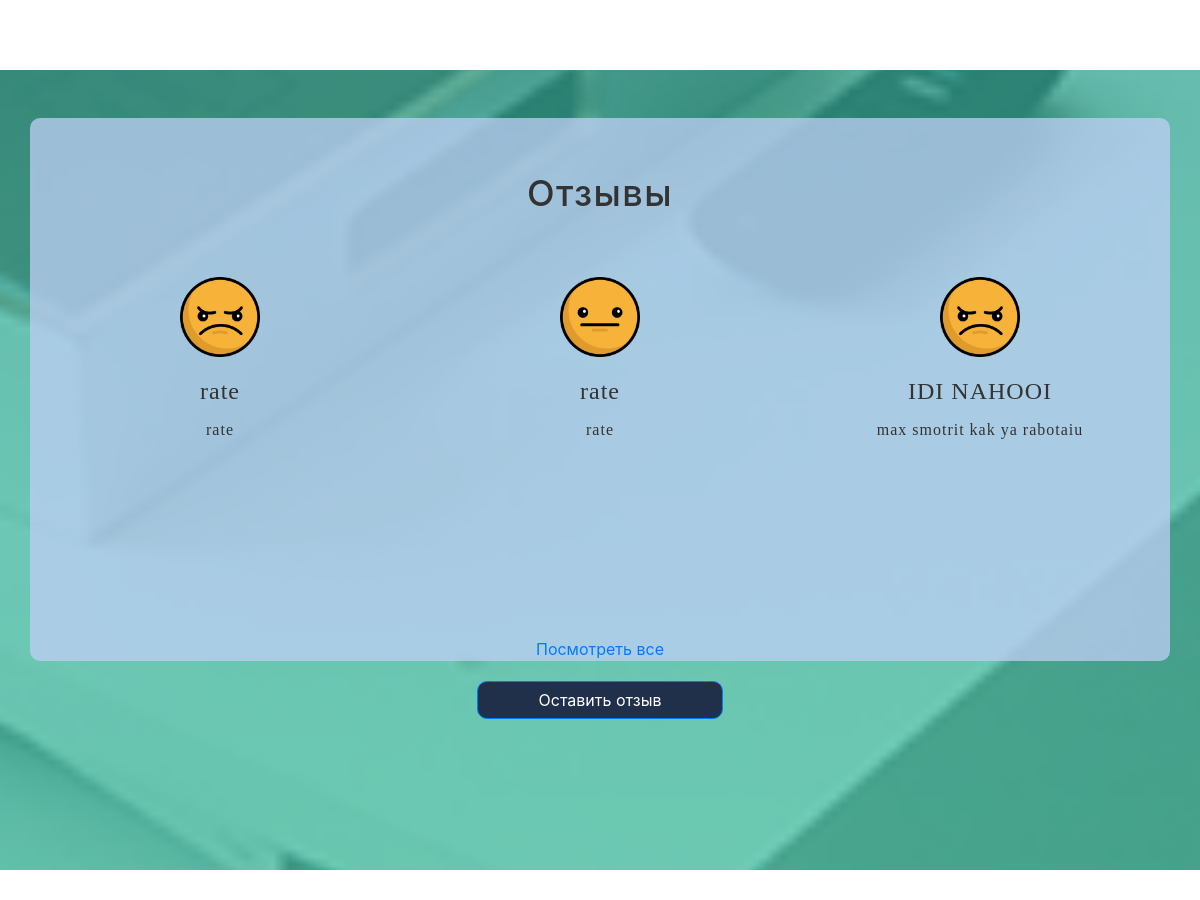
The app's page / (middle part), older data.
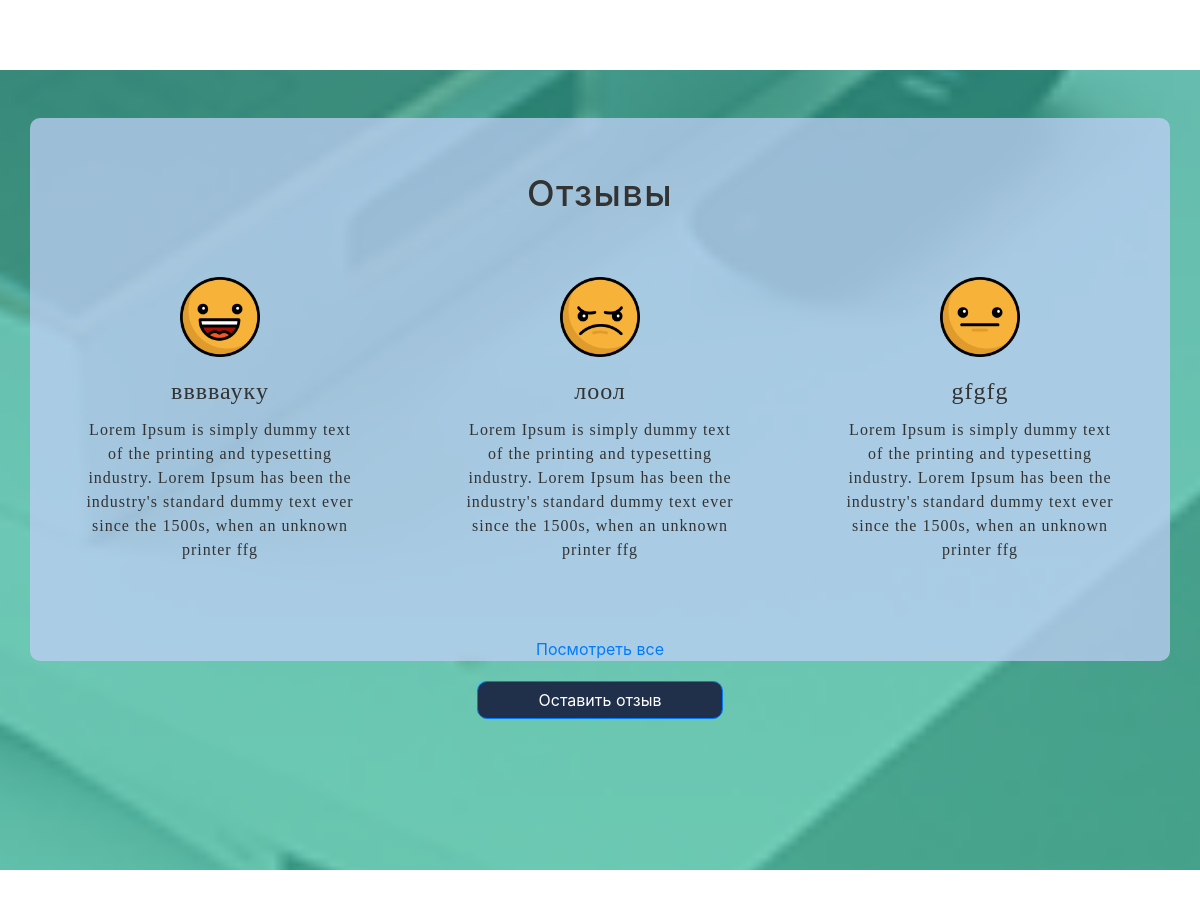
The same page, newer data.
### hoz/models.py (models this page shows, shortened)
class ReviewPost(models.Model):
    author = models.CharField(max_length=40)
    text = models.TextField(max_length=180)
    rating = models.IntegerField(default=0)
    published_date = models.DateTimeField(
            blank=True, null=True)

### hoz/views.py (the view)
# urls.py: url(r'^$', views.main, name='main'),
def main(request):
    posts = ReviewPost.objects.filter(published_date__lte=timezone.now()).order_by('-published_date')
    if request.method == "POST":
        form = ReviewPostForm(request.POST)
        if form.is_valid():
            post = form.save(commit=False)
            post.published_date = timezone.now()
            post.save()
            return redirect('main')
        form_request = RequestPostForm(request.POST)
        if form_request.is_valid():
            post_request = form_request.save(commit=False)
            post_request.published_date = timezone.now()
            post_request.save()
            return redirect('main')
    else:
        form = ReviewPostForm()
        form_request = RequestPostForm()
    return render(request, 'hoz/main.html', {'posts': posts[:3], 'form': form, 'form_request': form_request})

### hoz/templates/hoz/main.html (shortened to what this page needs)
{% extends 'hoz/base.html' %}
{% load staticfiles %}
{% block content %}
<section class="portfolio">
    <div class="container-fluid">
        <div class="row justify-content-end">
        </div>
    </div>
</section>
<section class="reviews">
    <div class="container reviews-container">
        <div class="caption-dark"><h2>Отзывы</h2></div>
        <div class="row reviews-row">
            {% for post in posts %}
            <div class="col">
                <div class="card hoz-card">
                    <div class="col">
                        {% if post.rating == 1 %}
                        <img class="card-img-top" src="{% static 'img/rating/confused.png' %}" alt="Rating">
                        {% elif post.rating == 2 %}
                        <img class="card-img-top" src="{% static 'img/rating/sad.png' %}" alt="Rating">
                        {% else %}
                        <img class="card-img-top" src="{% static 'img/rating/happy.png' %}" alt="Rating">
                        {% endif %}
                        <div class="card-body">
                            <h4 class="card-title">{{ post.author }}</h4>
                            <p class="card-text">{{ post.text|linebreaksbr }}</p>
                        </div>
                    </div>
                </div>
            </div>
            {% endfor %}
        </div>
        <div class="row justify-content-center">
            <a href="">Посмотреть все</a>
        </div>
    </div>
    <div class="row justify-content-center">
        <button type="button" class="btn btn-primary hoz-btn" data-toggle="modal" data-target="#exampleModal">
            Оставить отзыв
        </button>
    </div>
</section>
<section class="request">
    <div class="caption-dark hoz-caption-bigger"><h2>Оставьте заявку на химчистку</h2></div>
</section>
<link rel="stylesheet" href="{% static 'css/main.css' %}">
{% endblock %}

Row changes from the older to the newer data that the page shows:
no longer on this page (row unchanged): ReviewPost: rating 2 (drawn), author "rate", text "rate"
no longer on this page (row unchanged): ReviewPost: rating 1 (drawn), author "rate", text "rate"
no longer on this page (row unchanged): ReviewPost: rating 2 (drawn), author "IDI NAHOOI", text "max smotrit kak ya rabotaiu"
added ReviewPost: rating 0 (drawn), author "ввввауку", text "Lorem Ipsum is simply dummy text of the printing and typesetting industry. Lorem Ipsum has been the industry's standard dummy text ever since the 1500s, when an unknown printer ffg"
added ReviewPost: rating 2 (drawn), author "лоол", text "Lorem Ipsum is simply dummy text of the printing and typesetting industry. Lorem Ipsum has been the industry's standard dummy text ever since the 1500s, when an unknown printer ffg"
added ReviewPost: rating 1 (drawn), author "gfgfg", text "Lorem Ipsum is simply dummy text of the printing and typesetting industry. Lorem Ipsum has been the industry's standard dummy text ever since the 1500s, when an unknown printer ffg"
